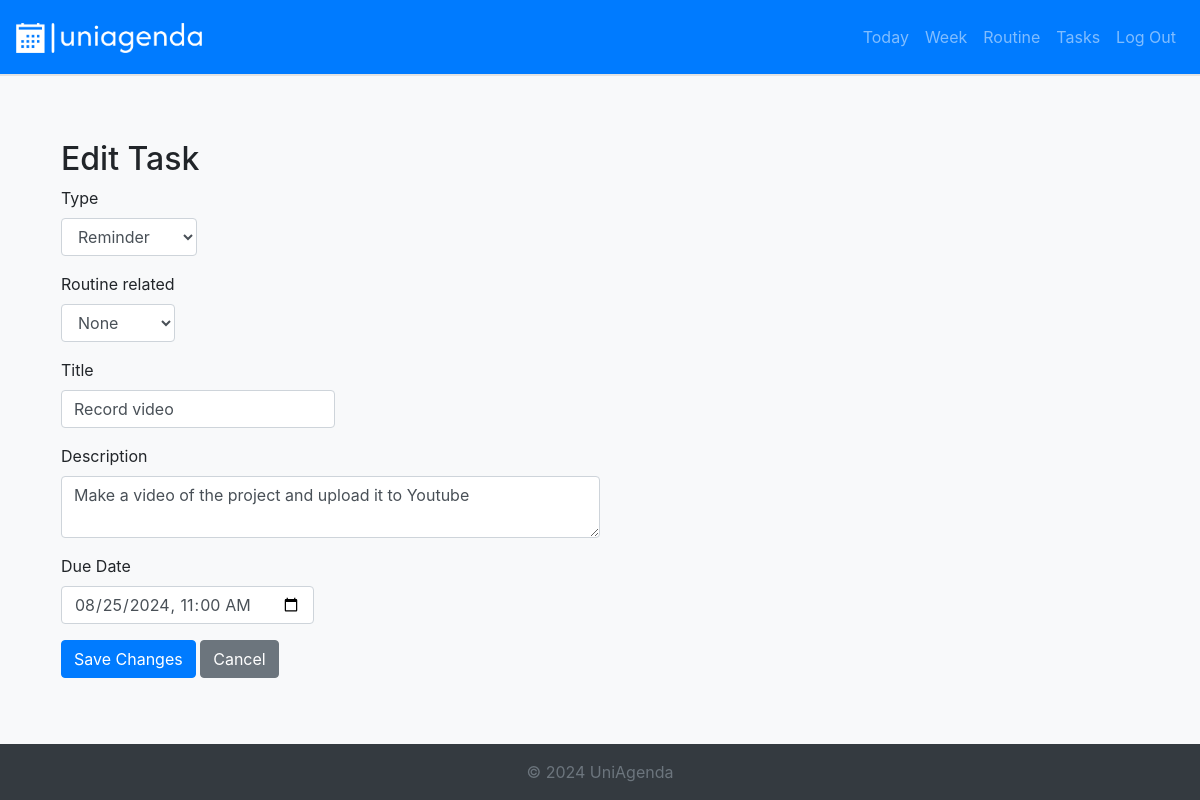
Screenshot of /task/edit/13 (signed in) with the database file from the repository.
### schedule/models.py (models this page shows)
class Task(models.Model):
    user = models.ForeignKey(User, on_delete=models.CASCADE, related_name='tasks')
    type = models.CharField(max_length=10, choices=[
        ('Reminder', 'Reminder'),
        ('Assignment', 'Assignment'),
        ('Exam', 'Exam')
    ])
    routine = models.ForeignKey(Routine, on_delete=models.CASCADE, related_name='tasks', null=True)
    title = models.CharField(max_length=255)
    description = models.TextField(blank=True, null=True)
    due_date = models.DateTimeField()
    completed = models.BooleanField(default=False)

### schedule/views.py (the view, shortened to what this page needs)
# urls.py: path("task/edit/<int:task_id>", views.task_edit, name="task/edit"),
@login_required
def task_edit(request, task_id):
    task = get_object_or_404(Task, id=task_id)
    print(task)
    routines = Routine.objects.filter(user=request.user)
    return render(request, 'schedule/task_edit.html', {
        'task': task,
        'routines': routines
    })

### schedule/templates/schedule/task_edit.html (shortened to what this page needs)
{% extends "schedule/layout.html" %}
{% block body %}
<div class="container my-4">
    <h2>Edit Task</h2>
        <form method="post" action="{% url 'task/edit' task.id %}">
            <div class="form-group">
                <label for="type">Type</label>
                <select name="type" id="type" class="form-control" required>
                    <option value="Reminder" {% if task.type == "Reminder" %}selected{% endif %}>Reminder</option>
                </select>
            </div>
            <div class="form-group">
                <label for="routine">Routine related</label>
                <select name="routine" id="routine" class="form-control" required>
                    <option value="0" {% if not task.routine %}selected{% endif %}>None</option>
                </select>
            </div>
            <div class="form-group">
                <label for="title">Title</label>
                <input type="text" id="title" name="title" class="form-control" value="{{ task.title }}" required>
            </div>
            <div class="form-group w-50">
                <label for="description">Description</label>
                <textarea name="description" id="description" class="form-control">{{ task.description }}</textarea>
            </div>
            <div class="form-group">
                <label for="due_date">Due Date</label>
                <input type="datetime-local" name="due_date" id="due_date" class="form-control" value="{{ task.due_date|date:'Y-m-d\TH:i' }}" required>
            </div>
            <button type="submit" class="btn btn-primary">Save Changes</button>
            <a href="{% url 'task' %}" class="btn btn-secondary">Cancel</a>
        </form>
</div>
{% endblock %}

### schedule/static/schedule/styles.css (style rules this page uses)
html { height: 100%; box-sizing: border-box; }
body { background-color: #f8f9fa; height: 100%; box-sizing: border-box; display: flex; flex-direction: column; }
.form-group { width: fit-content; }

### rows the page displays
Task: type "Reminder", routine "None", title "Record video", description "Make a video of the project and upload it to Youtube", due_date "08/25/2024 11:00"
